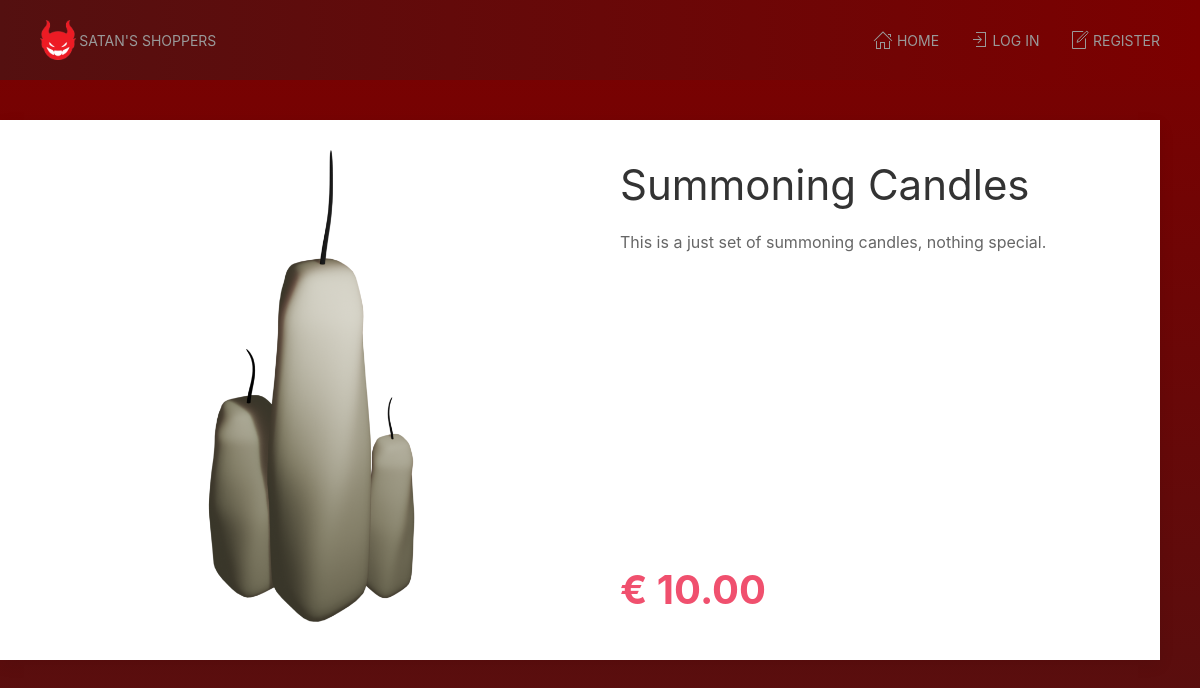
/dev/product.php?id=5, run on the app's committed database.
### tables this page shows
CREATE TABLE `products` (
  `id` int(11) NOT NULL,
  `price` decimal(6,2) NOT NULL,
  `name` varchar(255) NOT NULL,
  `description` varchar(255) NOT NULL,
  `image` varchar(255) NOT NULL,
  `category_id` int(255) NOT NULL
);

### dev/product.php (the view, shortened to what this page needs)
<?php
include_once("templates/head.inc.php");
$product = null;
if(isset($_GET['id'])){
	$sql = "SELECT name, price, description, image FROM products WHERE id = ?";
	$statement = $conn->prepare($sql);
	$statement->execute([$_GET['id']]);
	$product = $statement->fetch();
}
?>
      <main class="uk-container uk-padding">
         <div class="uk-grid">
            <section class="uk-width-1">
               <div class="uk-grid uk-card uk-card-default">
                  <section class="uk-width-1-2 uk-card-media-left">
<?php if(!empty($product) && isset($product)): ?>
                     <img src="<?= 'img/' . $product['image']; ?>" class="" alt="" title="" />
                  </section>
                  <section class="uk-width-1-2 uk-card-body uk-flex uk-flex-column uk-flex-between">
                     <div class="">
                        <h1><?= $product['name']; ?></h1>
                        <p class="">
<?= $product["description"]; ?>
                        </p>
                     </div>
                     <div class="uk-flex uk-flex-between uk-flex-middle">
                        <div class="price-block">
                           <p class="product-view__price uk-text-bold uk-text-danger uk-text-left uk-text-bolder">&euro; <?= $product["price"]; ?></p>
                        </div>
                     </div>
<?php
else:
	echo "<h1><br>Product not found</h1><br><br><br><br><br><br><br><br><br><br><br><br><br><br><br><br><br><br>";
endif;
?>
                  </section>
               </div>
            </section>
         </div>
      </main>
<?php
include_once("templates/foot.inc.php");

### dev/css/style.css (style rules this page uses)
.product-view__price { font-size: 2.5rem; margin: 0; }

### data on the page
products: image (picture), name "Summoning Candles", description "This is a just set of summoning candles, nothing special.", price "10.00"
